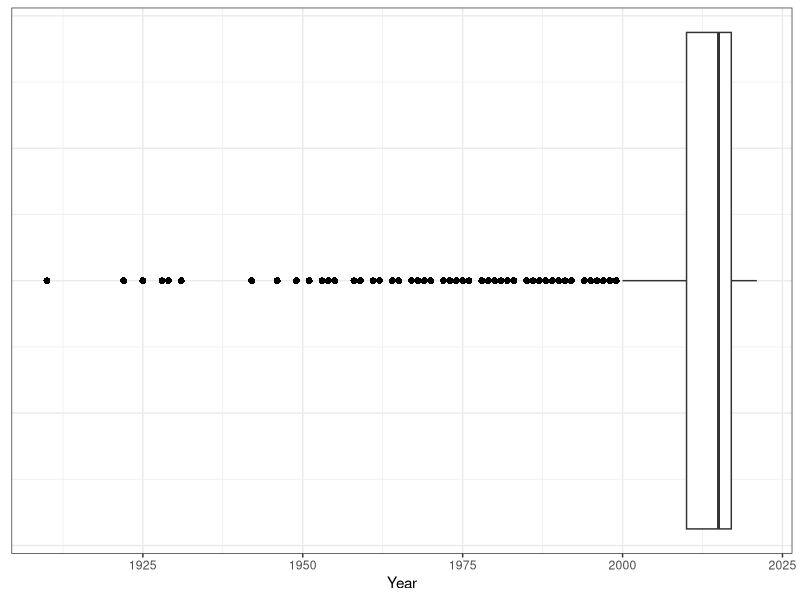
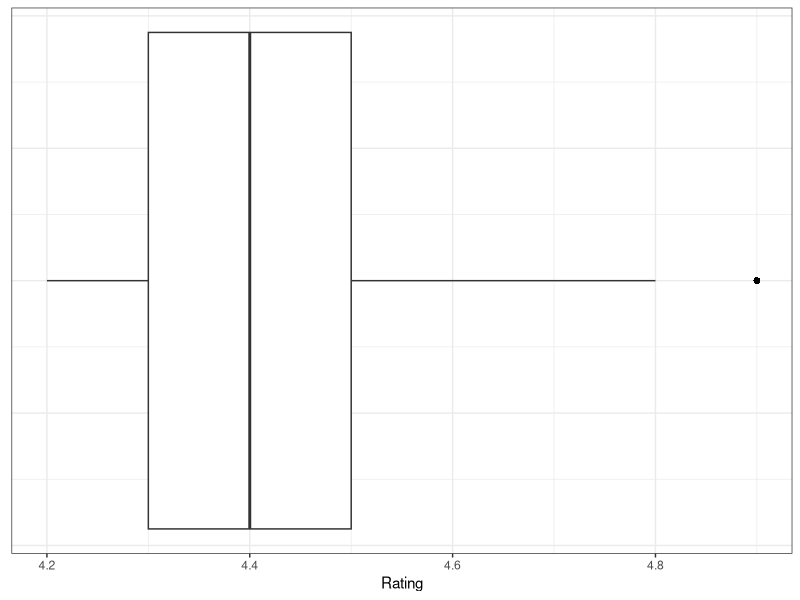
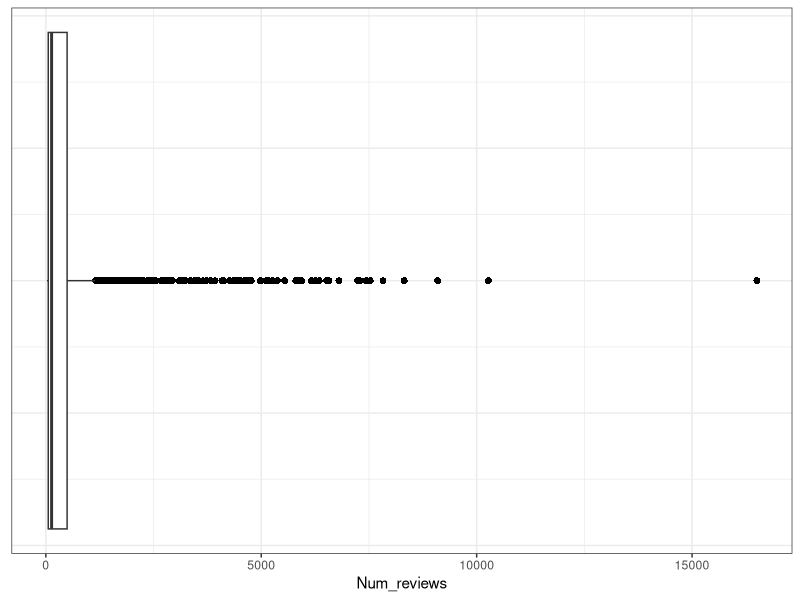
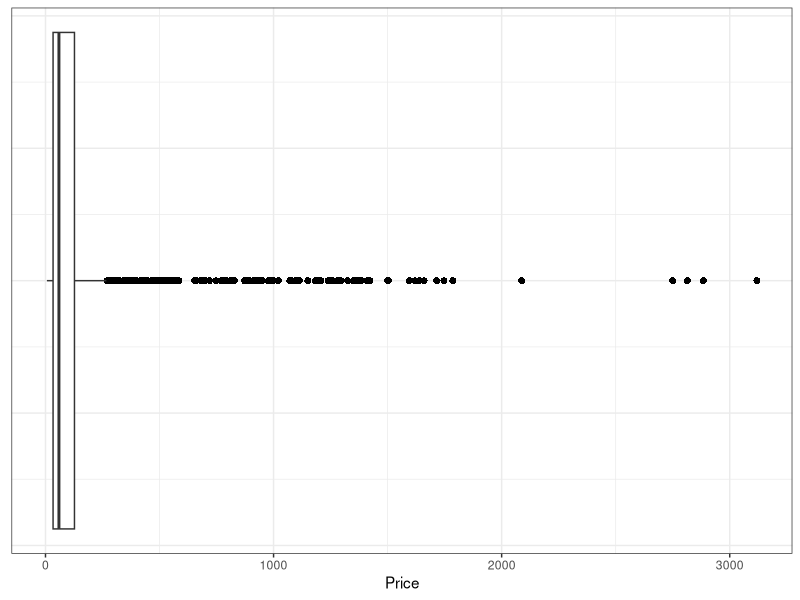
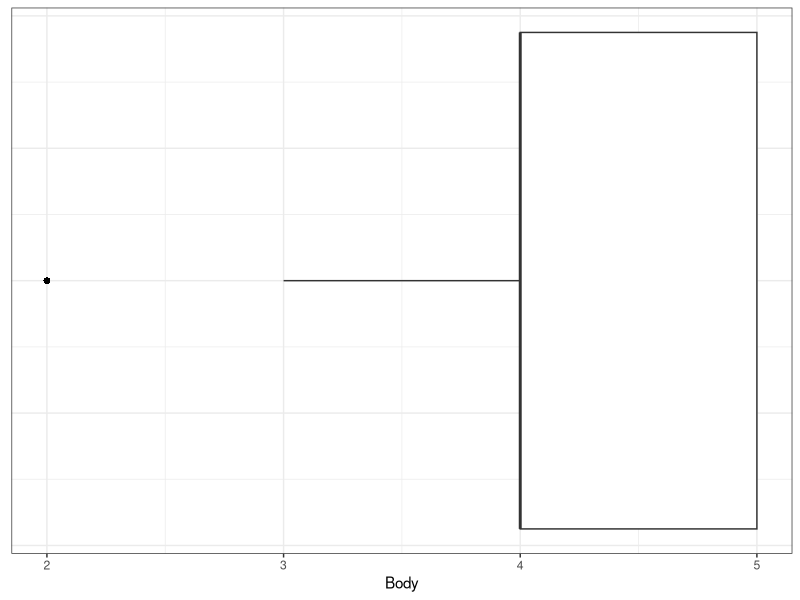
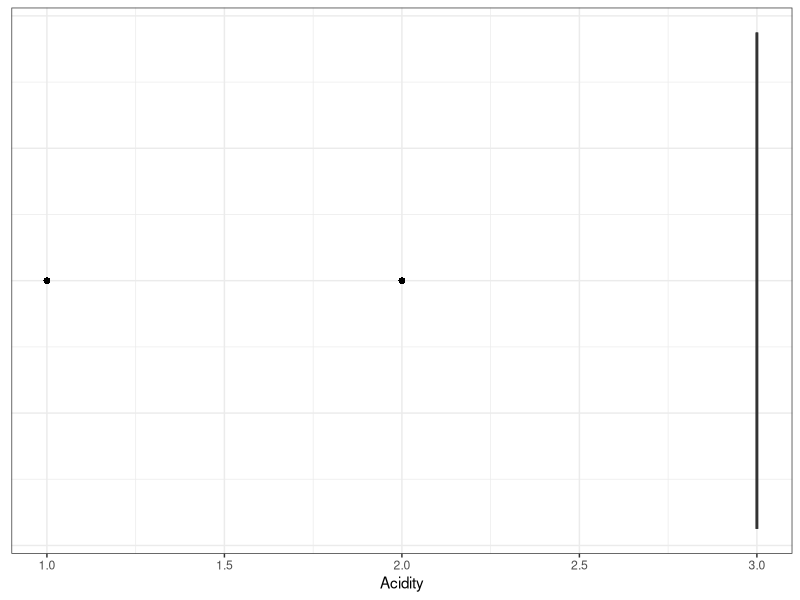
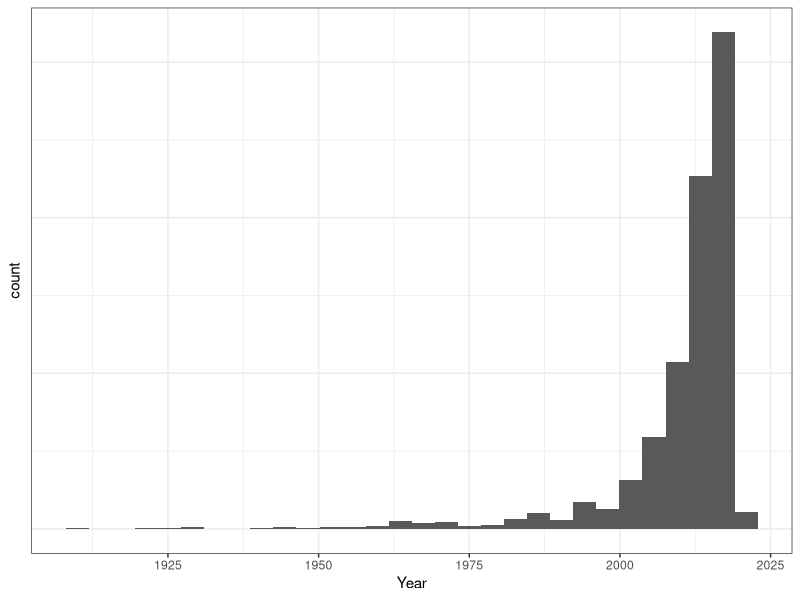
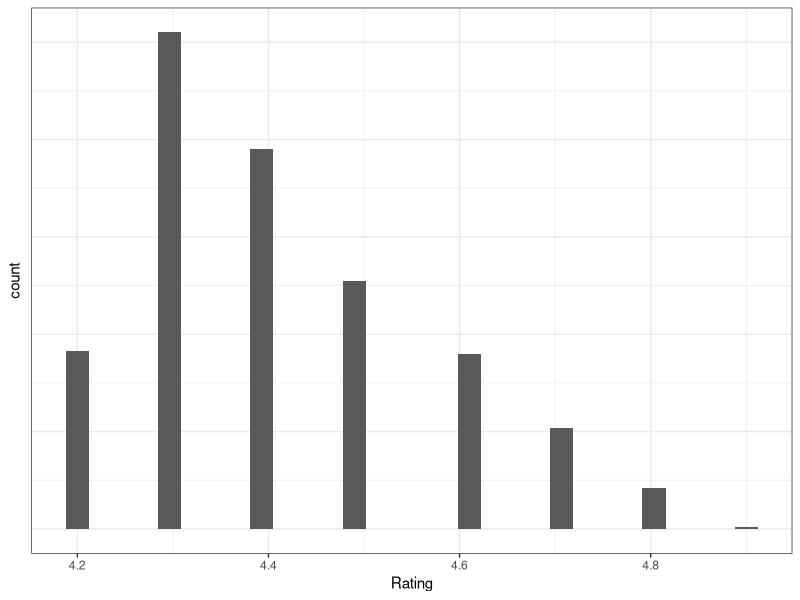

Reproduce these figures in R, in order.
## ---- chunk 1
library(tidyverse)
library(readr)

vinhos <- read_delim("vinhos.csv", 
    delim = ";", escape_double = FALSE, trim_ws = TRUE)
view(vinhos)
unique(vinhos$Region)

# Desconsidera as linhas duplicadas.
vinhos <- distinct(vinhos)
view(vinhos)
head(vinhos)

## ---- chunk 2
summary(vinhos)
sd(vinhos$Year)
sd(vinhos$Rating)
sd(vinhos$Num_reviews)
sd(vinhos$Price)
sd(vinhos$Body)
sd(vinhos$Acidity)

z <- ggplot(vinhos, aes(x = Year))
z + geom_boxplot(outlier.colour="black", outlier.shape=16, outlier.size=2) +
  theme_bw() +
  theme(axis.text.y = element_blank(), axis.ticks.y = element_blank())

y <- ggplot(vinhos, aes(x = Rating))
y + geom_boxplot(outlier.colour="black", outlier.shape=16, outlier.size=2) +
  theme_bw() +
  theme(axis.text.y = element_blank(), axis.ticks.y = element_blank())

x <- ggplot(vinhos, aes(x = Num_reviews))
x + geom_boxplot(outlier.colour="black", outlier.shape=16, outlier.size=2) +
  theme_bw() +
  theme(axis.text.y = element_blank(), axis.ticks.y = element_blank())

w <- ggplot(vinhos, aes(x = Price))
w + geom_boxplot(outlier.colour="black", outlier.shape=16, outlier.size=2) +
  theme_bw() +
  theme(axis.text.y = element_blank(), axis.ticks.y = element_blank())

v <- ggplot(vinhos, aes(x = Body))
v + geom_boxplot(outlier.colour="black", outlier.shape=16, outlier.size=2) +
  theme_bw() +
  theme(axis.text.y = element_blank(), axis.ticks.y = element_blank())

u <- ggplot(vinhos, aes(x = Acidity))
u + geom_boxplot(outlier.colour="black", outlier.shape=16, outlier.size=2) +
  theme_bw() +
  theme(axis.text.y = element_blank(), axis.ticks.y = element_blank())

t <- ggplot(vinhos, aes(x = Year))
t + geom_histogram() +
  theme_bw() +
  theme(axis.text.y = element_blank(), axis.ticks.y = element_blank())

s <- ggplot(vinhos, aes(x = Rating))
s + geom_histogram() +
  theme_bw() +
  theme(axis.text.y = element_blank(), axis.ticks.y = element_blank())

r <- ggplot(vinhos, aes(x = Num_reviews))
r + geom_histogram() +
  theme_bw() +
  theme(axis.text.y = element_blank(), axis.ticks.y = element_blank())

q <- ggplot(vinhos, aes(x = Price))
q + geom_histogram() +
  theme_bw() +
  theme(axis.text.y = element_blank(), axis.ticks.y = element_blank())

p <- ggplot(vinhos, aes(x = Body))
p + geom_histogram() +
  theme_bw() +
  theme(axis.text.y = element_blank(), axis.ticks.y = element_blank())

o <- ggplot(vinhos, aes(x = Acidity))
o + geom_histogram() +
  theme_bw() +
  theme(axis.text.y = element_blank(), axis.ticks.y = element_blank())


## ---- chunk 3
k <- ggplot(vinhos, aes(x = Price, y = Winery, color = Rating)) +
  geom_count()
k

k <- ggplot(vinhos, aes(x = Price, y = Wine, color = Rating)) +
  geom_count()
k

k <- ggplot(vinhos, aes(x = Price, y = Year, color = Rating)) +
  geom_count()
k

k <- ggplot(vinhos, aes(x = Price, y = Rating, color = Rating)) +
  geom_count()
k

k <- ggplot(vinhos, aes(x = Price, y = Num_reviews, color = Rating)) +
  geom_count()
k

k <- ggplot(vinhos, aes(x = Price, y = Region, color = Rating)) +
  geom_count()
k

k <- ggplot(vinhos, aes(x = Price, y = Type, color = Rating)) +
  geom_count()
k

k <- ggplot(vinhos, aes(x = Price, y = Body, color = Rating)) +
  geom_count()
k

k <- ggplot(vinhos, aes(x = Price, y = Acidity, color = Rating)) +
  geom_count()
k


k <- ggplot(vinhos, aes(x = Rating, y = Winery, color = Price)) +
  geom_count()
k

k <- ggplot(vinhos, aes(x = Rating, y = Wine, color = Price)) +
  geom_count()
k

k <- ggplot(vinhos, aes(x = Rating, y = Year, color = Price)) +
  geom_count()
k

k <- ggplot(vinhos, aes(x =Rating, y = Price, color = Price)) +
  geom_count()
k

k <- ggplot(vinhos, aes(x = Rating, y = Num_reviews, color = Price)) +
  geom_count()
k

k <- ggplot(vinhos, aes(x = Rating, y = Region, color = Price)) +
  geom_count()
k

k <- ggplot(vinhos, aes(x = Rating, y = Type, color = Price)) +
  geom_count()
k

k <- ggplot(vinhos, aes(x = Rating, y = Body, color = Price)) +
  geom_count()
k

k <- ggplot(vinhos, aes(x = Rating, y = Acidity, color = Price)) +
  geom_count()
k



## ---- chunk 4
n <- ggplot(vinhos, aes(y = Type)) +
  geom_bar() + facet_wrap(~Rating)
n



m <- ggplot(vinhos, aes(x = Rating, y = Type)) +
  geom_count()
m

l <- ggplot(vinhos, aes(x = Price, y = Rating)) +
  geom_point() + facet_wrap(~Type)
l

k <- ggplot(vinhos, aes(x = Price, y = Type, color = Rating)) +
  geom_count()
k

j <- ggplot(vinhos, aes(y = Price, x = Acidity, color = Rating))
j + geom_jitter()

h <- ggplot(vinhos, aes(y = Price, x = Body, color = Rating))
h + geom_jitter()

g <- ggplot(vinhos, aes(y = Price, x = Type, color = Rating))
g + geom_jitter() + theme(axis.text.x = element_text(angle = 90, vjust = 0.5, hjust=1))

f <- ggplot(vinhos, aes(y = Price, x = Year, color = Rating))
f + geom_point()


e <- ggplot(vinhos, aes(y = Price, x = Acidity, color = Rating))
e + geom_jitter() + ylim(0,500)

d <- ggplot(vinhos, aes(y = Price, x = Body, color = Rating))
d + geom_jitter() + ylim(0,500)


e <- ggplot(vinhos, aes(y = Price, x = Acidity, color = Rating))
e + geom_jitter() + ylim(0,100)

d <- ggplot(vinhos, aes(y = Price, x = Body, color = Rating))
d + geom_jitter() + ylim(0,100)

## ---- chunk 5
p <- ggplot(data = vinhos, mapping = aes(x = Price, y = Rating, color = Type))
p + geom_jitter()
## ---- chunk 6
p <- ggplot(data = vinhos, mapping = aes(x = Price, y = Rating))
p + geom_jitter()
## ---- chunk 7
p <- ggplot(data = vinhos, mapping = aes(x = Price, y = Rating))
p + geom_jitter() + scale_x_log10()
## ---- chunk 8
p + geom_jitter(alpha = .2) + scale_x_log10()
## ---- chunk 9
p <- p + geom_jitter(alpha = .2) + scale_x_log10()
p + facet_wrap(Body ~ Acidity)
## ---- chunk 10
a <- ggplot(data = vinhos, mapping = aes(x = Price, y = Rating, color = Body, size = Acidity))
a + geom_jitter(alpha = .2) + scale_x_log10()
## ---- chunk 11
library(RColorBrewer)
myColors <- brewer.pal(4, "Set1")
names(myColors) <- levels(vinhos$Body)
colScale <- scale_colour_manual(name = "Body", values = myColors)

vinhos <- vinhos %>%
  mutate_at(vars(Body), factor)

b <- ggplot(data = vinhos, mapping = aes(x = Price, y = Rating, color = Body, size = Acidity))
b + geom_jitter(alpha = .2) + scale_x_log10() + colScale

b <- ggplot(data = vinhos, mapping = aes(x = Price, y = Rating, color = Body, size = Acidity))
b + geom_jitter(alpha = .5) + scale_x_log10() + colScale
## ---- chunk 12
p + facet_grid(Body ~ Acidity)
## ---- chunk 13
vinhos <- vinhos %>%
  mutate_at(vars(Acidity), factor)


c <- ggplot(data = vinhos, mapping = aes(x = Price, y = Rating, color = Body))
c + geom_jitter(alpha = .5, aes(shape = Acidity)) + scale_x_log10() + scale_shape_manual(values = c(0,1,2))

c <- ggplot(data = vinhos, mapping = aes(x = Price, y = Rating, color = Body))
c + geom_jitter(alpha = .5, aes(shape = Acidity, size = 3)) + scale_x_log10() + scale_shape_manual(values = c(15,16,17))


## ---- chunk 14
head(vinhos)

## ---- chunk 15

d <- ggplot(data = vinhos, mapping = aes(x = Year, y = Rating))
d + geom_jitter() + facet_wrap(~Type)

#
vinhos_albarino <- vinhos %>%
  filter(Type == "Albarino")
d <- ggplot(data = vinhos_albarino, mapping = aes(x = Year, y = Rating))
d + geom_jitter() + xlim(1900, 2025) + ylim(4,5) + labs(title = "Albarino")

vinhos_cabernet <- vinhos %>%
  filter(Type == "Cabernet Sauvignon")
d <- ggplot(data = vinhos_cabernet, mapping = aes(x = Year, y = Rating))
d + geom_jitter() + xlim(1900, 2025) + ylim(4,5) + labs(title = "Cabernet Sauvignon")

vinhos_cava <- vinhos %>%
  filter(Type == "Cava")
d <- ggplot(data = vinhos_cava, mapping = aes(x = Year, y = Rating))
d + geom_jitter() + xlim(1900, 2025) + ylim(4,5) + labs(title = "Cava")

vinhos_chardonnay <- vinhos %>%
  filter(Type == "Chardonnay")
d <- ggplot(data = vinhos_chardonnay, mapping = aes(x = Year, y = Rating))
d + geom_jitter() + xlim(1900, 2025) + ylim(4,5) + labs(title = "Chardonnay")

vinhos_grenache <- vinhos %>%
  filter(Type == "Grenache")
d <- ggplot(data = vinhos_grenache, mapping = aes(x = Year, y = Rating))
d + geom_jitter() + xlim(1900, 2025) + ylim(4,5) + labs(title = "Grenache")

vinhos_mencia <- vinhos %>%
  filter(Type == "Mencia")
d <- ggplot(data = vinhos_mencia, mapping = aes(x = Year, y = Rating))
d + geom_jitter() + xlim(1900, 2025) + ylim(4,5) + labs(title = "Mencia")

vinhos_monastrell <- vinhos %>%
  filter(Type == "Monastrell")
d <- ggplot(data = vinhos_monastrell, mapping = aes(x = Year, y = Rating))
d + geom_jitter() + xlim(1900, 2025) + ylim(4,5) + labs(title = "Monastrell")

vinhos_montsant <- vinhos %>%
  filter(Type == "Montsant Red")
d <- ggplot(data = vinhos_montsant, mapping = aes(x = Year, y = Rating))
d + geom_jitter() + xlim(1900, 2025) + ylim(4,5) + labs(title = "Montsant Red")

vinhos_pedro <- vinhos %>%
  filter(Type == "Pedro Ximenez")
d <- ggplot(data = vinhos_pedro, mapping = aes(x = Year, y = Rating))
d + geom_jitter() + xlim(1900, 2025) + ylim(4,5) + labs(title = "Pedro Ximenez")

vinhos_priorat <- vinhos %>%
  filter(Type == "Priorat Red")
d <- ggplot(data = vinhos_priorat, mapping = aes(x = Year, y = Rating))
d + geom_jitter() + xlim(1900, 2025) + ylim(4,5) + labs(title = "Priorat Red")

vinhos_red <- vinhos %>%
  filter(Type == "Red")
d <- ggplot(data = vinhos_red, mapping = aes(x = Year, y = Rating))
d + geom_jitter() + xlim(1900, 2025) + ylim(4,5) + labs(title = "Red")

vinhos_ribera <- vinhos %>%
  filter(Type == "Ribera Del Duero Red")
d <- ggplot(data = vinhos_ribera, mapping = aes(x = Year, y = Rating))
d + geom_jitter() + xlim(1900, 2025) + ylim(4,5) + labs(title = "Ribera Del Duero Red")

vinhos_rioja <- vinhos %>%
  filter(Type == "Rioja Red")
d <- ggplot(data = vinhos_rioja, mapping = aes(x = Year, y = Rating))
d + geom_jitter() + xlim(1900, 2025) + ylim(4,5) + labs(title = "Rioja Red")

vinhos_white <- vinhos %>%
  filter(Type == "Rioja White")
d <- ggplot(data = vinhos_white, mapping = aes(x = Year, y = Rating))
d + geom_jitter() + xlim(1900, 2025) + ylim(4,5) + labs(title = "Rioja White")

vinhos_sauvignon <- vinhos %>%
  filter(Type == "Sauvignon Blanc")
d <- ggplot(data = vinhos_sauvignon, mapping = aes(x = Year, y = Rating))
d + geom_jitter() + xlim(1900, 2025) + ylim(4,5) + labs(title = "Sauvignon Blanc")

vinhos_sherry <- vinhos %>%
  filter(Type == "Sherry")
d <- ggplot(data = vinhos_sherry, mapping = aes(x = Year, y = Rating))
d + geom_jitter() + xlim(1900, 2025) + ylim(4,5) + labs(title = "Sherry")

vinhos_sparkling <- vinhos %>%
  filter(Type == "Sparkling")
d <- ggplot(data = vinhos_sparkling, mapping = aes(x = Year, y = Rating))
d + geom_jitter() + xlim(1900, 2025) + ylim(4,5) + labs(title = "Sparkling")

vinhos_syrah <- vinhos %>%
  filter(Type == "Syrah")
d <- ggplot(data = vinhos_syrah, mapping = aes(x = Year, y = Rating))
d + geom_jitter() + xlim(1900, 2025) + ylim(4,5) + labs(title = "Syrah")

vinhos_tempranillo <- vinhos %>%
  filter(Type == "Tempranillo")
d <- ggplot(data = vinhos_tempranillo, mapping = aes(x = Year, y = Rating))
d + geom_jitter() + xlim(1900, 2025) + ylim(4,5) + labs(title = "Tempranillo")

vinhos_toro <- vinhos %>%
  filter(Type == "Toro Red")
d <- ggplot(data = vinhos_toro, mapping = aes(x = Year, y = Rating))
d + geom_jitter() + xlim(1900, 2025) + ylim(4,5) + labs(title = "Toro Red")

vinhos_verdejo <- vinhos %>%
  filter(Type == "Verdejo")
d <- ggplot(data = vinhos_verdejo, mapping = aes(x = Year, y = Rating))
d + geom_jitter() + xlim(1900, 2025) + ylim(4,5) + labs(title = "Verdejo")
## ---- chunk 16
d <- ggplot(data = vinhos, mapping = aes(x = Price, y = Rating, color = Num_reviews, size = Num_reviews))
d + geom_jitter() + facet_wrap(~Type)

vinhos_albarino <- vinhos %>%
  filter(Type == "Albarino")
d <- ggplot(data = vinhos_albarino, mapping = aes(x = Price, y = Rating, size = Num_reviews, color = Num_reviews))
d + geom_jitter() + xlim(0, 3200) + ylim(4,5) + labs(title = "Albarino")

vinhos_cabernet <- vinhos %>%
  filter(Type == "Cabernet Sauvignon")
d <- ggplot(data = vinhos_cabernet, mapping = aes(x = Price, y = Rating, size = Num_reviews, color = Num_reviews))
d + geom_jitter() + xlim(0, 3200) + ylim(4,5) + labs(title = "Cabernet Sauvignon")

vinhos_cava <- vinhos %>%
  filter(Type == "Cava")
d <- ggplot(data = vinhos_cava, mapping = aes(x = Price, y = Rating, size = Num_reviews, color = Num_reviews))
d + geom_jitter() + xlim(0, 3200) + ylim(4,5) + labs(title = "Cava")

vinhos_chardonnay <- vinhos %>%
  filter(Type == "Chardonnay")
d <- ggplot(data = vinhos_chardonnay, mapping = aes(x = Price, y = Rating, size = Num_reviews, color = Num_reviews))
d + geom_jitter() + xlim(0, 3200) + ylim(4,5) + labs(title = "Chardonnay")

vinhos_grenache <- vinhos %>%
  filter(Type == "Grenache")
d <- ggplot(data = vinhos_grenache, mapping = aes(x = Price, y = Rating, size = Num_reviews, color = Num_reviews))
d + geom_jitter() + xlim(0, 3200) + ylim(4,5) + labs(title = "Grenache")

vinhos_mencia <- vinhos %>%
  filter(Type == "Mencia")
d <- ggplot(data = vinhos_mencia, mapping = aes(x = Price, y = Rating, size = Num_reviews, color = Num_reviews))
d + geom_jitter() + xlim(0, 3200) + ylim(4,5) + labs(title = "Mencia")

vinhos_monastrell <- vinhos %>%
  filter(Type == "Monastrell")
d <- ggplot(data = vinhos_monastrell, mapping = aes(x = Price, y = Rating, size = Num_reviews, color = Num_reviews))
d + geom_jitter() + xlim(0, 3200) + ylim(4,5) + labs(title = "Monastrell")

vinhos_montsant <- vinhos %>%
  filter(Type == "Montsant Red")
d <- ggplot(data = vinhos_montsant, mapping = aes(x = Price, y = Rating, size = Num_reviews, color = Num_reviews))
d + geom_jitter() + xlim(0, 3200) + ylim(4,5) + labs(title = "Montsant Red")

vinhos_pedro <- vinhos %>%
  filter(Type == "Pedro Ximenez")
d <- ggplot(data = vinhos_pedro, mapping = aes(x = Price, y = Rating, size = Num_reviews, color = Num_reviews))
d + geom_jitter() + xlim(0, 3200) + ylim(4,5) + labs(title = "Pedro Ximenez")

vinhos_priorat <- vinhos %>%
  filter(Type == "Priorat Red")
d <- ggplot(data = vinhos_priorat, mapping = aes(x = Price, y = Rating, size = Num_reviews, color = Num_reviews))
d + geom_jitter() + xlim(0, 3200) + ylim(4,5) + labs(title = "Priorat Red")

vinhos_red <- vinhos %>%
  filter(Type == "Red")
d <- ggplot(data = vinhos_red, mapping = aes(x = Price, y = Rating, size = Num_reviews, color = Num_reviews))
d + geom_jitter() + xlim(0, 3200) + ylim(4,5) + labs(title = "Red")

vinhos_ribera <- vinhos %>%
  filter(Type == "Ribera Del Duero Red")
d <- ggplot(data = vinhos_ribera, mapping = aes(x = Price, y = Rating, size = Num_reviews, color = Num_reviews))
d + geom_jitter() + xlim(0, 3200) + ylim(4,5) + labs(title = "Ribera Del Duero Red")

vinhos_rioja <- vinhos %>%
  filter(Type == "Rioja Red")
d <- ggplot(data = vinhos_rioja, mapping = aes(x = Price, y = Rating, size = Num_reviews, color = Num_reviews))
d + geom_jitter() + xlim(0, 3200) + ylim(4,5) + labs(title = "Rioja Red")

vinhos_white <- vinhos %>%
  filter(Type == "Rioja White")
d <- ggplot(data = vinhos_white, mapping = aes(x = Price, y = Rating, size = Num_reviews, color = Num_reviews))
d + geom_jitter() + xlim(0, 3200) + ylim(4,5) + labs(title = "Rioja White")

vinhos_sauvignon <- vinhos %>%
  filter(Type == "Sauvignon Blanc")
d <- ggplot(data = vinhos_sauvignon, mapping = aes(x = Price, y = Rating, size = Num_reviews, color = Num_reviews))
d + geom_jitter() + xlim(0, 3200) + ylim(4,5) + labs(title = "Sauvignon Blanc")

vinhos_sherry <- vinhos %>%
  filter(Type == "Sherry")
d <- ggplot(data = vinhos_sherry, mapping = aes(x = Price, y = Rating, size = Num_reviews, color = Num_reviews))
d + geom_jitter() + xlim(0, 3200) + ylim(4,5) + labs(title = "Sherry")

vinhos_sparkling <- vinhos %>%
  filter(Type == "Sparkling")
d <- ggplot(data = vinhos_sparkling, mapping = aes(x = Price, y = Rating, size = Num_reviews, color = Num_reviews))
d + geom_jitter() + xlim(0, 3200) + ylim(4,5) + labs(title = "Sparkling")

vinhos_syrah <- vinhos %>%
  filter(Type == "Syrah")
d <- ggplot(data = vinhos_syrah, mapping = aes(x = Price, y = Rating, size = Num_reviews, color = Num_reviews))
d + geom_jitter() + xlim(0, 3200) + ylim(4,5) + labs(title = "Syrah")

vinhos_tempranillo <- vinhos %>%
  filter(Type == "Tempranillo")
d <- ggplot(data = vinhos_tempranillo, mapping = aes(x = Price, y = Rating, size = Num_reviews, color = Num_reviews))
d + geom_jitter() + xlim(0, 3200) + ylim(4,5) + labs(title = "Tempranillo")

vinhos_toro <- vinhos %>%
  filter(Type == "Toro Red")
d <- ggplot(data = vinhos_toro, mapping = aes(x = Price, y = Rating, size = Num_reviews, color = Num_reviews))
d + geom_jitter() + xlim(0, 3200) + ylim(4,5) + labs(title = "Toro Red")

vinhos_verdejo <- vinhos %>%
  filter(Type == "Verdejo")
d <- ggplot(data = vinhos_verdejo, mapping = aes(x = Price, y = Rating, size = Num_reviews, color = Num_reviews))
d + geom_jitter() + xlim(0, 3200) + ylim(4,5) + labs(title = "Verdejo")

